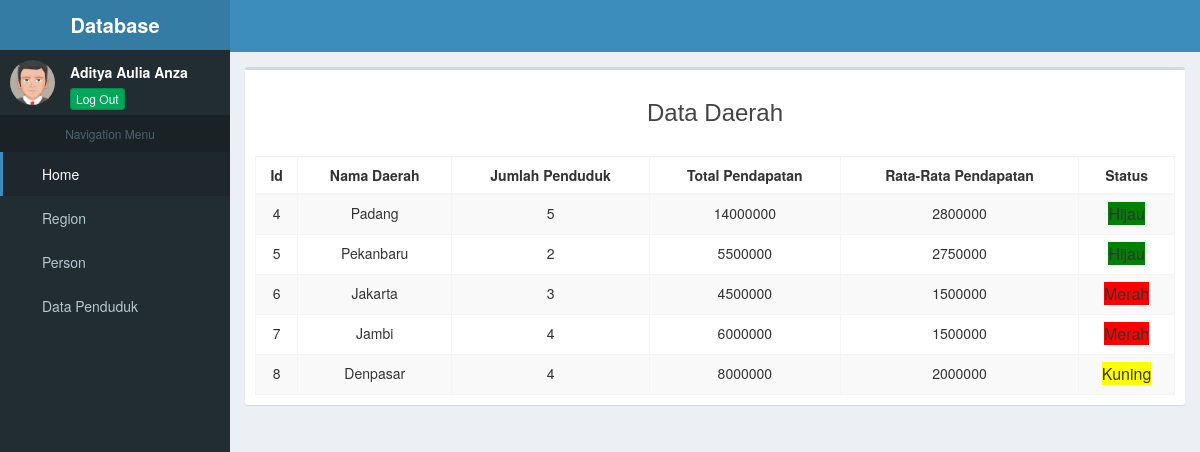
/index.php (signed in), run on the app's committed database.
### tables this page shows
CREATE TABLE `regions` (
  `region_id` int(11) NOT NULL,
  `region_name` varchar(50) NOT NULL,
  `created_at` datetime NOT NULL DEFAULT CURRENT_TIMESTAMP
);

### home.php (the view, shortened to what this page needs)
<div class="row">
  <div class="col-xs-12">
    <div class="box">
      <div class="box-header">
        <h3 class="text-center">Data Daerah</h3>
      </div>
      <div class="box-body">
        <table class="table table-bordered table-striped text-center">
          <thead>
            <tr>
              <th><center>Id</center></th>
              <th><center>Nama Daerah</center></th>
              <th><center>Jumlah Penduduk</center></th>
              <th><center>Total Pendapatan</center></th>
              <th><center>Rata-Rata Pendapatan</center></th>
              <th><center>Status</center></th>
            </tr>
          </thead>
        <tbody>
<?php
  $sql=mysql_query("SELECT * from regions");
  while($data=mysql_fetch_array($sql)){
?>
            <tr>
              <td><?php echo $data['region_id'] ?></td>
              <td><?php echo $data['region_name'] ?></td>
              <td>
<?php
  $cek= mysql_query("SELECT * FROM person WHERE region_id='$data[region_id]'");
    $penduduk= mysql_num_rows($cek);
  echo $penduduk;
?>
              </td>
              <td>
<?php
  $cek= mysql_query("SELECT * FROM person WHERE region_id='$data[region_id]'");
    $total=0;
    while($pendapatan=mysql_fetch_array($cek)){
      $total=$total+$pendapatan['income'];
    }
  echo $total;
?>
              </td>
              <td>
<?php
  $ratarata=$total/$penduduk;
  echo $ratarata;
?>
              </td>
              <td>
<?php
  if ($ratarata<"1700000") {
?>
<font size="3" style="background-color: red;">Merah</font>
<?php
  }
  elseif ($ratarata>"2200000") {
?>
<font size="3" style="background-color: green;">Hijau</font>
<?php
  }
  else{
?>
<font size="3" style="background-color: yellow;">Kuning</font>
<?php
  }
?>
              </td>
            </tr>
<?php
  }
?>
        </tbody>
        </table>
      </div>
    </div>
  </div>
</div>

### index.php (shortened to what this page needs)
<!DOCTYPE html>
<html>
<head>
  <link rel="stylesheet" href="css/bootstrap.min.css">
  <link rel="stylesheet" href="css/font-awesome.min.css">
  <link rel="stylesheet" href="css/ionicons.min.css">
  <link rel="stylesheet" href="css/AdminLTE.min.css">
  <link rel="stylesheet" href="css/_all-skins.min.css">
</head>
<body class="hold-transition skin-blue sidebar-mini">
<div class="wrapper">
  <header class="main-header">
    <logo class="logo">
      <span class="logo-lg"><b>Database</b></span>
    </logo>
    <nav class="navbar navbar-static-top">
      <button class="btn sidebar-toggle" data-toggle="push-menu"></button>
    </nav>
  </header>
    <section class="sidebar main-sidebar">
      <div class="user-panel">
        <div class="pull-left image">
          <img src="avatar.png" class="img-circle" alt="User Image">
        </div>
        <div class="pull-left info">
          <p>Aditya Aulia Anza</p>
          <a href="logout.php"><button type="button" class="btn btn-xs btn-success"> Log Out</button></a>
        </div>
      </div>
      <ul class="sidebar-menu">
        <li class="header text-center">Navigation Menu</li>
<?php
$li=isset($_GET['p']) ? $_GET['p'] : 'home';
?>
        <li class="<?php if($li=='home') echo "active"; ?>">
          <a href="index.php">
            <i class="fa fa-home"></i> <span>Home</span>
          </a>
        </li>
        <li class="<?php if($li=='region') echo "active"; ?>">
          <a href="index.php?p=region">
            <i class="fa fa-list"></i> <span>Region</span>
          </a>
        </li>
        <li class="<?php if($li=='person') echo "active"; ?>">
          <a href="index.php?p=person">
            <i class="fa fa-user"></i> <span>Person</span>
          </a>
        </li>
        <li class="<?php if($li=='data') echo "active"; ?>">
          <a href="index.php?p=data">
            <i class="fa fa-university"></i> <span>Data Penduduk</span>
          </a>
        </li>
      </ul>
    </section>
  <div class="content-wrapper">
    <section class="content">
<?php
  if(isset($_SESSION['user'])){
    $page=isset($_GET['p']) ? $_GET['p'] : 'home';
    if($page=='home') include ('home.php');
  }
  else {
?>
<script type="text/javascript">window.location.href="login.php";</script>
<?php
  }
?>
    </section>
  </div>
</div>
</body>
</html>

### data on the page
regions: region_id "4", region_name "Padang", penduduk "5", total "14000000", ratarata "2800000", shows "Hijau"
regions: region_id "5", region_name "Pekanbaru", penduduk "2", total "5500000", ratarata "2750000", shows "Hijau"
regions: region_id "6", region_name "Jakarta", penduduk "3", total "4500000", ratarata "1500000", shows "Merah"
regions: region_id "7", region_name "Jambi", penduduk "4", total "6000000", ratarata "1500000", shows "Merah"
regions: region_id "8", region_name "Denpasar", penduduk "4", total "8000000", ratarata "2000000", shows "Kuning"
